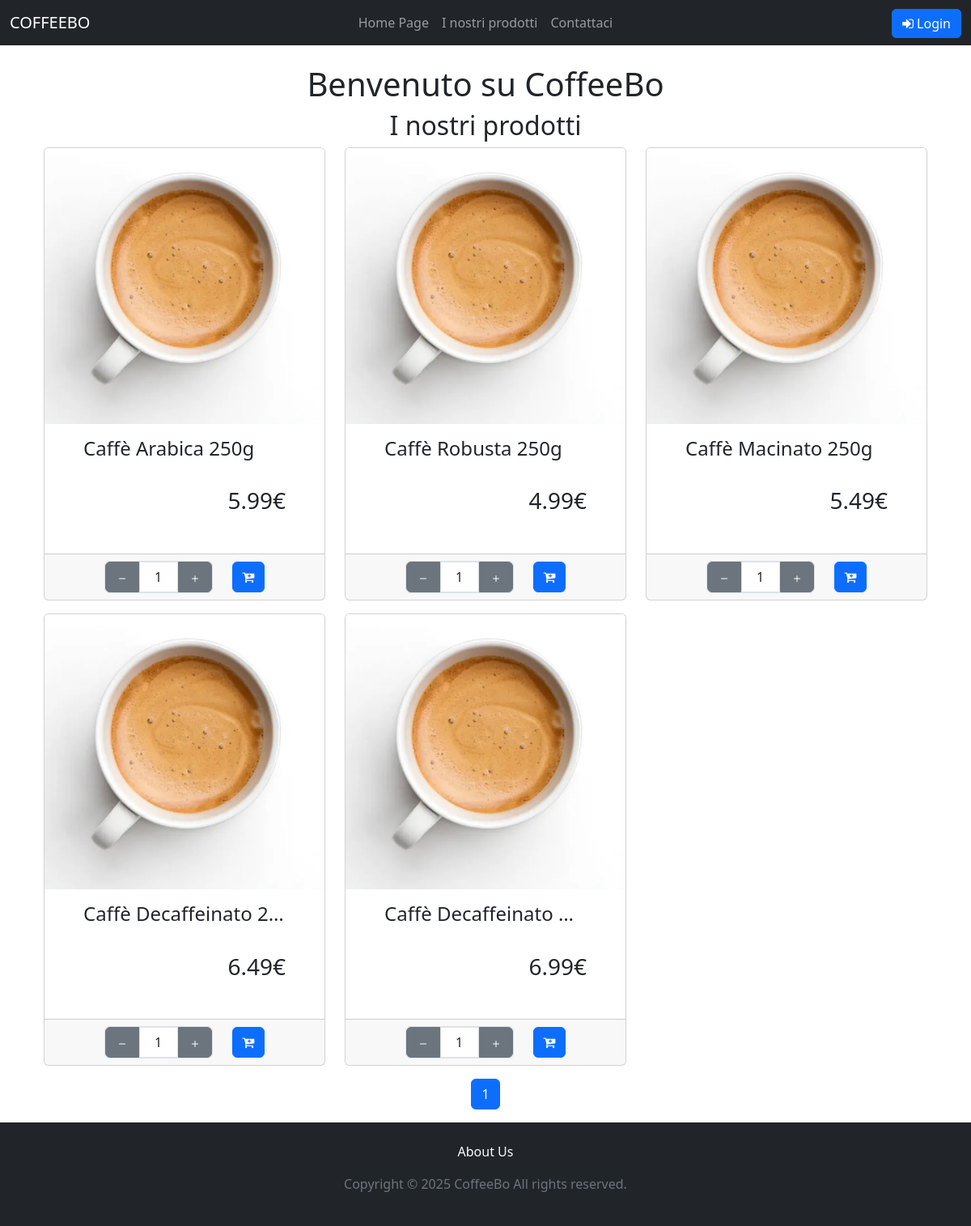
The page / on the database its author committed.
### tables this page shows
CREATE TABLE `Product` (
    `product_id` int(11) NOT NULL AUTO_INCREMENT PRIMARY KEY,
    `SKU` varchar(100) NOT NULL,
    `product_name` varchar(50) NOT NULL,
    `product_description` text NOT NULL,
    `price` decimal(10, 2) NOT NULL,
    `stock` int(11) NOT NULL,
    `category_id` int(11) NOT NULL,
    `image` varchar(255) DEFAULT NULL,
    `available` int(11) DEFAULT 1,
    FOREIGN KEY (`category_id`) REFERENCES `Category` (`category_id`),
    CHECK (`price` >= 0),  
    CHECK (`stock` >= 0)   
);

### index.php (called while the page is built, shortened)
<?php
require_once("bootstrap.php");
require("template/base.php");
?>

### utils/functions.php (called while the page is built, shortened)
<?php
function isUserLoggedIn()
{
    return $_SESSION['auth']['success'] ?? false;
}
function isUserSeller()
{
    return array_key_exists('seller', $_SESSION);
}
?>

### bootstrap.php (called while the page is built, shortened)
<?php
require_once("utils/functions.php");
require_once("db/databaseHelper.php");
$servername = "localhost";
$db_username = "db_user";
$db_password = "1234";
$dbname = "CaffeBoDB";
$dbport = 3306;
$dbh = new DatabaseHelper($servername, $db_username, $db_password, $dbname, $dbport);
?>

### db/databaseHelper.php (called while the page is built, shortened)
<?php
class DatabaseHelper
{
    private $db;
    public function __construct($servername, $username, $password, $dbname, $port)
    {
        $this->db = new mysqli($servername, $username, $password, $dbname, $port);
        $this->db->set_charset("utf8mb4");
    }
    public function getAllProducts()
    {
        $query = "SELECT * FROM `Product`";
        $stmt = $this->db->prepare($query);
        $stmt->execute();
        $result = $stmt->get_result();
        return $result->fetch_all(MYSQLI_ASSOC);
    }
}

### template/products.php (the view, shortened to what this page needs)
<section>
    <?php
    require_once('bootstrap.php');
    $products = $dbh->getAllProducts();
    $totalProducts = count($products);
    ?>
    <h2 class="text-center"><?php echo isUserSeller() ? "Prodotti disponibili: $totalProducts" : "I nostri prodotti"  ?> </h2>
    <div class="container">
        <div class="row">
            <?php
            $totalProducts = count($products);
            $productsPerPage = 9;
            $totalPages = ceil($totalProducts / $productsPerPage);
            $currentPage = isset($_GET['pageNumber']) ? (int)$_GET['pageNumber'] : 1;
            $startIndex = ($currentPage - 1) * $productsPerPage;
            $currentProducts = array_slice($products, $startIndex, $productsPerPage);
            foreach ($currentProducts as $product): ?>
                <div class="col-sm-6 col-md-4">
                    <div class="card mb-3">
                        <a data-bs-toggle="modal"
                            data-bs-target="#productModal"
                            data-product-id="<?php echo $product['product_id']; ?>"
                            data-name="<?php echo htmlspecialchars($product['product_name']); ?>"
                            data-price="<?php echo $product['price']; ?>"
                            data-image="<?php echo $product['image']; ?>"
                            data-description="<?php echo htmlspecialchars($product['product_description'] ?? ''); ?>"
                            data-max="<?php echo $product['stock']; ?>">
                            <img src="<?php echo $product['image'] ?>" class="card-img-top" alt="<?php echo $product['product_name'] ?>">
                        </a>
                        <div class="container d-flex flex-column m-0 p-0">
                            <div class="col-12">
                                <div class="card-body d-flex flex-column pt-3 p-5" style="min-height: 10em">
                                    <a
                                        class="h4 card-title btn-link text-decoration-none text-truncate d-block"
                                        style="white-space: nowrap; overflow: hidden; text-overflow: ellipsis;"
                                        data-bs-toggle="modal"
                                        data-bs-target="#productModal"
                                        data-product-id="<?php echo $product['product_id']; ?>"
                                        data-name="<?php echo htmlspecialchars($product['product_name']); ?>"
                                        data-price="<?php echo $product['price']; ?>"
                                        data-image="<?php echo $product['image']; ?>"
                                        data-description="<?php echo htmlspecialchars($product['product_description'] ?? ''); ?>"
                                        data-max="<?php echo $product['stock']; ?>">
                                        <?php echo $product['product_name']; ?>
                                    </a>
                                    <div class="mt-auto">
                                        <p class="card-text h3 text-end"><?php echo $product['price']; ?>€</p>
                                    </div>
                                </div>
                            </div>
                            <div class="card-footer ">
                                <div class="container d-flex justify-content-center">
                                    <div class="d-flex align-items-center justify-content-between gap-3">
                                        <?php if (!isUserSeller()) : ?>
                                            <div class="d-flex align-items-center border border-1 rounded ms-2 me-2">
                                                <button type="button" class="quantity-left-minus btn btn-secondary btn-number rounded rounded-0 rounded-start" data-type="minus" data-field="">
                                                    <svg xmlns="http://www.w3.org/2000/svg" width="16" height="16" fill="currentColor" class="bi bi-dash" viewBox="0 0 16 16">
                                                        <path d="M4 8a.5.5 0 0 1 .5-.5h7a.5.5 0 0 1 0 1h-7A.5.5 0 0 1 4 8"></path>
                                                    </svg>
                                                </button>
                                                <input type="number" id="quantity-<?php echo $product['product_id']; ?>" name="quantity" class="form-control text-center rounded rounded-0" value="1" min="1" max="<?php echo $product['stock']; ?>" style="width:3em">
                                                <button type="button" class="quantity-right-plus btn btn-secondary btn-number rounded rounded-0 rounded-end" data-type="plus" data-field="">
                                                    <svg xmlns="http://www.w3.org/2000/svg" width="16" height="16" fill="currentColor" class="bi bi-plus" viewBox="0 0 16 16">
                                                        <path d="M8 4a.5.5 0 0 1 .5.5v3h3a.5.5 0 0 1 0 1h-3v3a.5.5 0 0 1-1 0v-3h-3a.5.5 0 0 1 0-1h3v-3A.5.5 0 0 1 8 4"></path>
                                                    </svg>
                                                </button>
                                            </div>
                                            <?php if (!isUserLoggedIn()): ?>
                                                <a href="#" class="btn btn-primary float-end w-25 me-2" style="text-decoration: none" data-bs-toggle="modal" data-bs-target="#loginModal"><em class="fa fa-cart-plus"></em></a>
                                            <?php endif; ?>
                                        <?php endif; ?>
                                    </div>
                                </div>
                            </div>
                        </div>
                    </div>
                </div>
            <?php endforeach; ?>
            <nav aria-label="Page navigation">
                <ul class="pagination justify-content-center">
                    <?php for ($page = 1; $page <= $totalPages; $page++): ?>
                        <li class="page-item <?php if ($page == $currentPage) echo 'active'; ?>">
                            <?php
                            $queryParams = $_GET;
                            $queryParams['pageNumber'] = $page;
                            $newQueryString = http_build_query($queryParams);
                            ?>
                            <a class="page-link" href="?<?php echo $newQueryString; ?>" data-page="<?php echo $page; ?>"><?php echo $page; ?></a>
                        </li>
                    <?php endfor; ?>
                </ul>
            </nav>
        </div>
    </div>
</section>

### rows shown on the page
product: image (picture), product_name "Caffè Arabica 250g", price "5.99", quantity "1"
product: image (picture), product_name "Caffè Robusta 250g", price "4.99"
product: image (picture), product_name "Caffè Macinato 250g", price "5.49"
product: image (picture), product_name "Caffè Decaffeinato 2…", price "6.49"
product: image (picture), product_name "Caffè Decaffeinato…", price "6.99"
